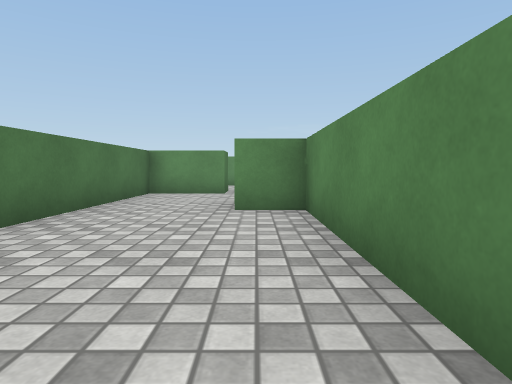
view 1 (above)

16 first-person views from a walk through a scene from a Unity 3-D project. The camera is 0.58 m above the floor, tilts 4° down and sees 75° across. The floor is counted in squares, 1 m on a side. Each view is taken from the middle of a square. On the plan, view 1 faces up. The plan holds only what a view shows up to about 9 squares ahead; the rest is blank. Some animated figures are not drawn. Surface patterns are stand-ins for the level's own textures.

view 2
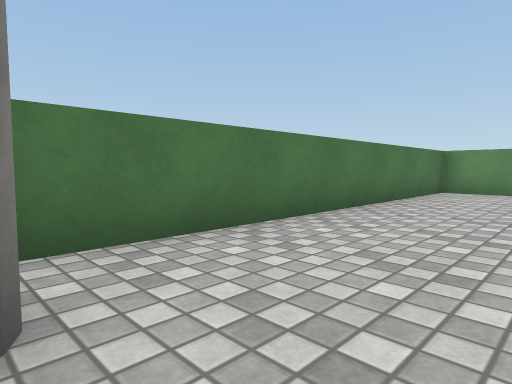

view 3
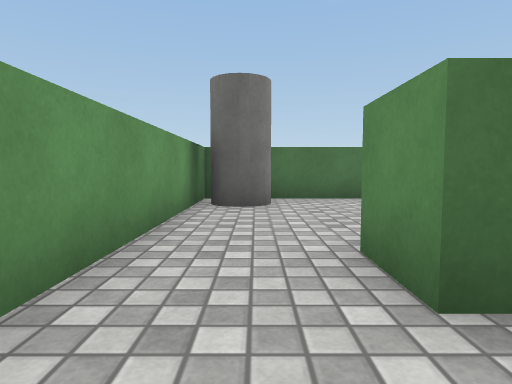

view 4
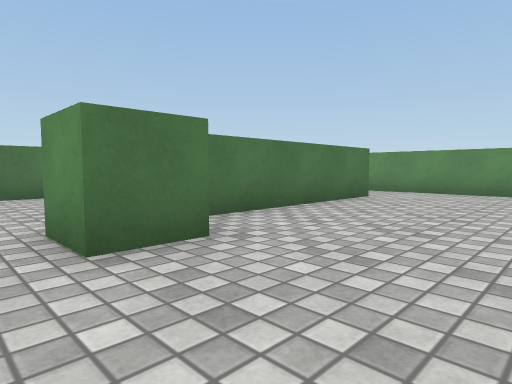

view 5
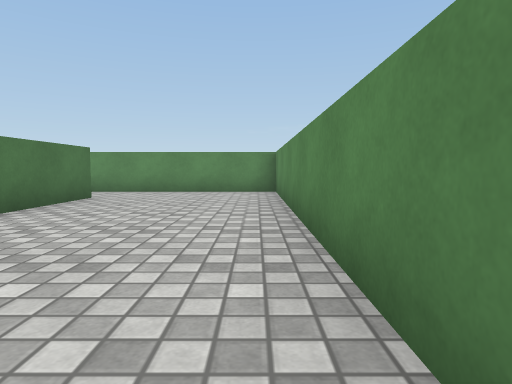

view 6
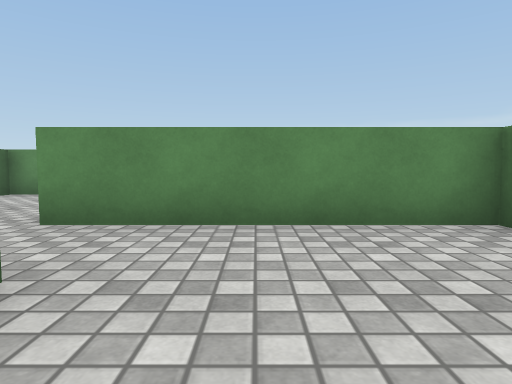

view 7
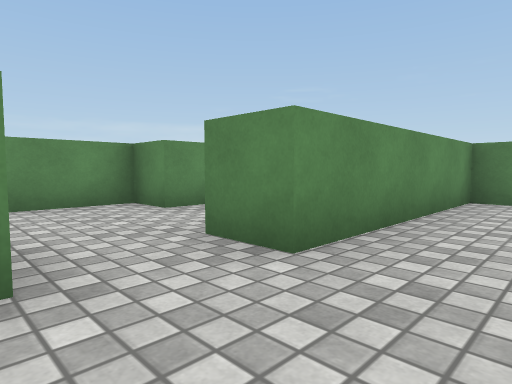

view 8
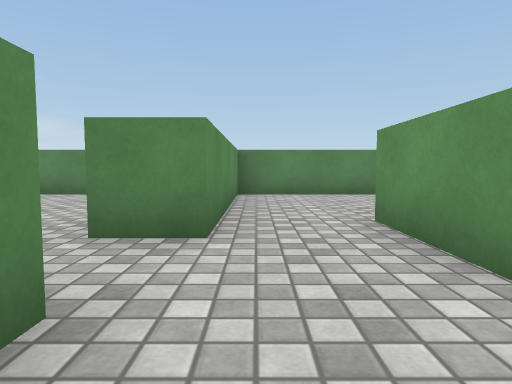

view 9
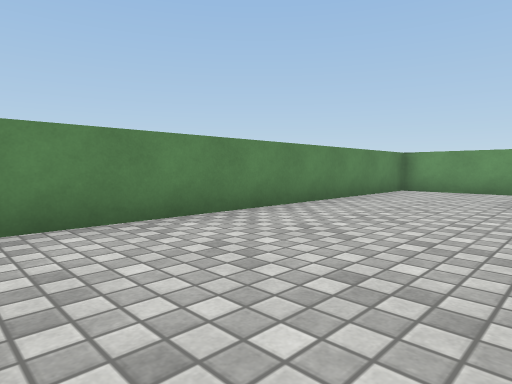

view 10
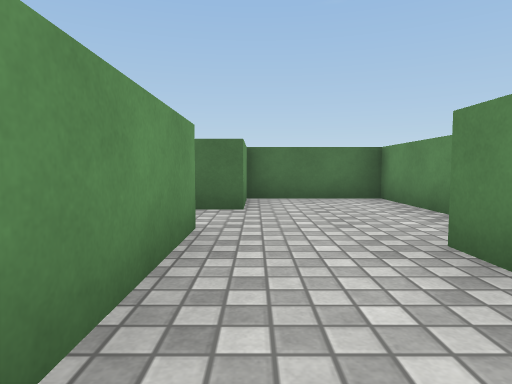

view 11
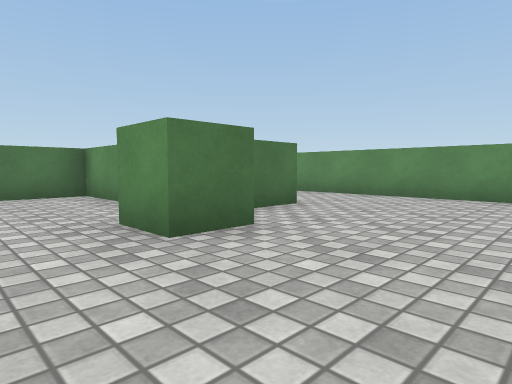

view 12
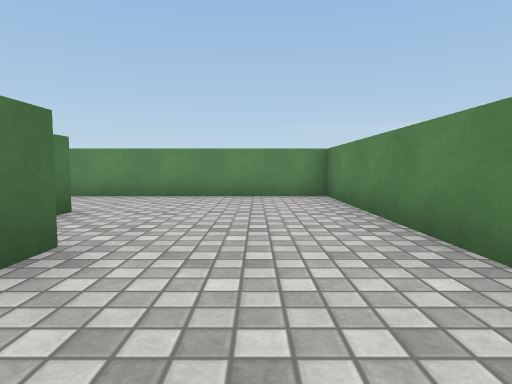

view 13
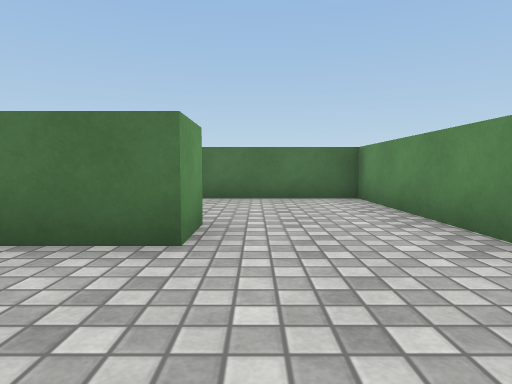

view 14
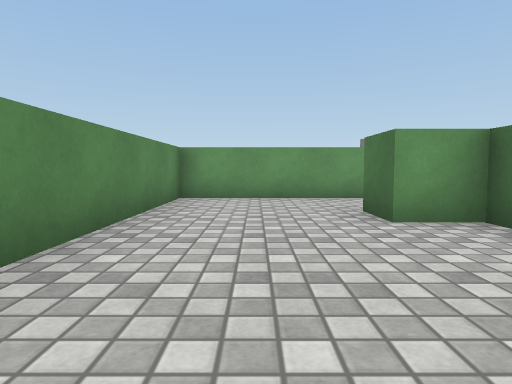

view 15
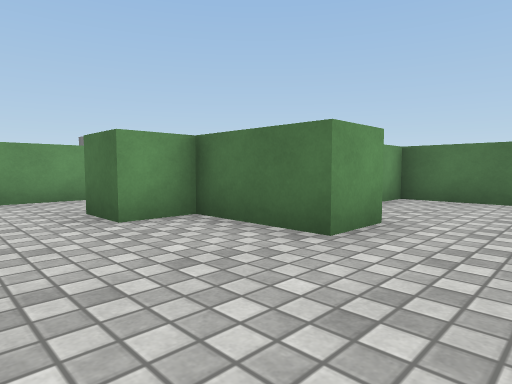

view 16
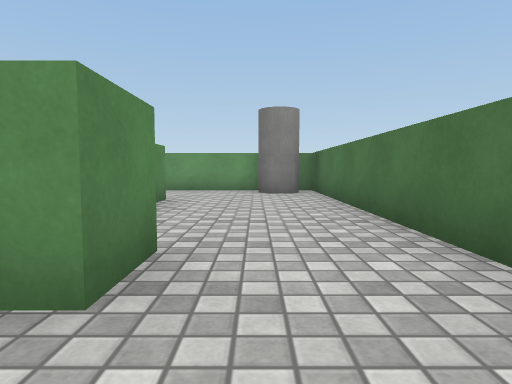

### Floor plan
Ten units are one square. View 1 is at (0, 0); x grows to the right and y downward. Boxes are objects, and circles mark ways between rooms. Rooms are numbered by the first view taken in them; rooms with no view inside come last. Other rooms are left out.
<svg viewBox="-30 -165 90 190">
<path fill="none" stroke="#000" d="M6 -57 17 -57M7 -74 7 -84M7 -6 7 -48M15 -114 -25 -114 -25 20 15 20M17 -57 17 -14M15 20 55 20 55 -74 7 -74M15 -125 15 -114M7 -84 55 -84 55 -160 -25 -160 -25 -124 -16 -124"/>
<rect x="-25" y="5" width="20" height="10" fill="#bbb"><title>other object</title></rect>
<rect x="-25" y="-95" width="20" height="20" fill="#bbb"><title>other object</title></rect>
<rect x="-5" y="-55" width="10" height="10" fill="#bbb"><title>other object</title></rect>
<rect x="15" y="-15" width="10" height="20" fill="#bbb"><title>other object</title></rect>
<rect x="5" y="-135" width="10" height="10" fill="#bbb"><title>other object</title></rect>
<rect x="15" y="-115" width="10" height="10" fill="#bbb"><title>other object</title></rect>
<circle cx="10" cy="-65" r="3" fill="#2a7"/>
<circle cx="10" cy="5" r="3" fill="#2a7"/>
<circle cx="10" cy="-95" r="3" fill="#2a7"/>
<text x="-10" y="-50">1</text>
<text x="30" y="-30">2</text>
<text x="20" y="-130">3</text>
</svg>
Room 1 opens to room 2. Room 1 opens to room 3.

Where each view was taken, in squares from view 1:
view 1: 0 up, 0 right, facing up
view 2: 1 down, 0 right, facing up-left
view 3: 1 down, 4 right, facing left
view 4: 1 down, 5 right, facing up-left
view 5: 1 down, 5 right, facing up
view 6: 4 up, 3 right, facing up
view 7: 6 up, 1 left, facing up-right
view 8: 7 up, 2 left, facing right
view 9: 7 up, 2 right, facing down-right
view 10: 9 up, 4 right, facing left
view 11: 9 up, 5 right, facing up-left
view 12: 9 up, 4 right, facing up
view 13: 14 up, 4 right, facing left
view 14: 15 up, 4 right, facing down
view 15: 15 up, 4 right, facing down-left
view 16: 7 up, 1 left, facing down
